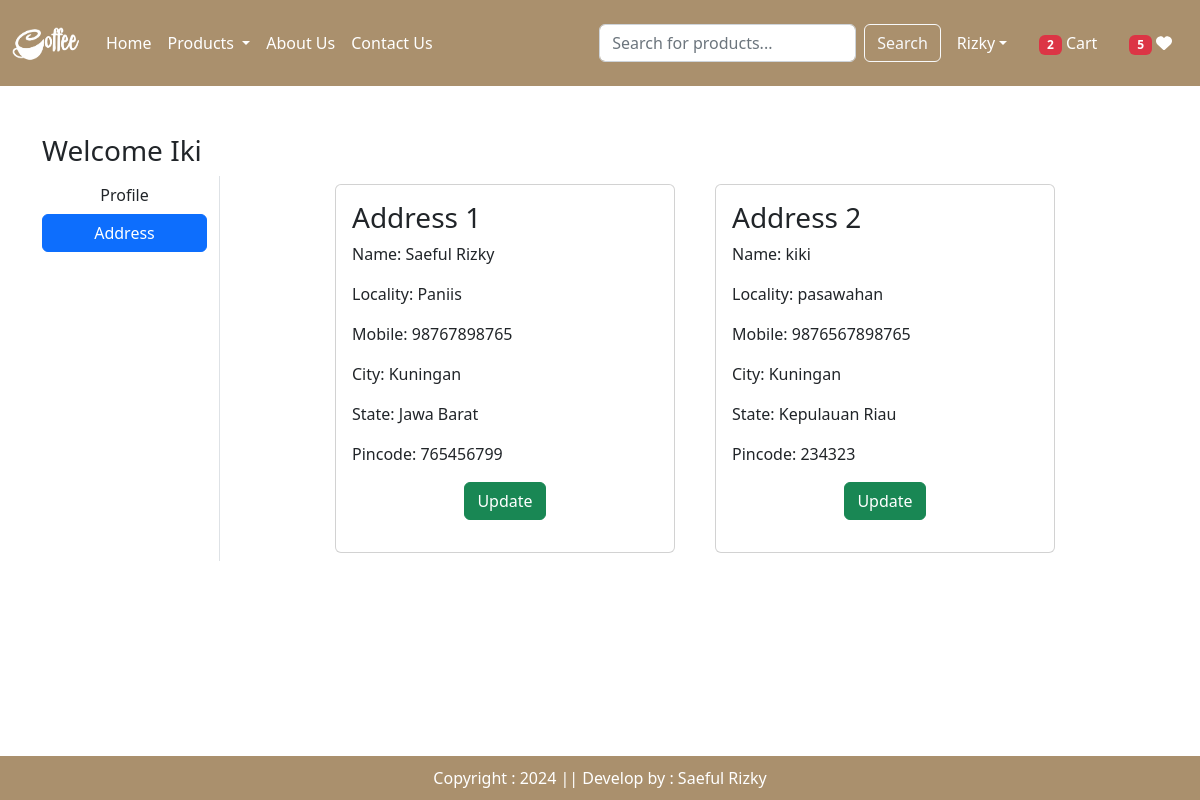
The page /address/ (signed in) on the database its author committed.
### app/models.py (models this page shows, shortened)
class Customer(models.Model):
    user = models.ForeignKey(User, on_delete=models.CASCADE)
    name = models.CharField(max_length=200)
    locality = models.CharField(max_length=200)
    city = models.CharField(max_length=50)
    mobile = models.IntegerField(default=0)
    zipcode = models.IntegerField()
    state = models.CharField(choices=STATE_CHOICES, max_length=100)

### app/views.py (the view)
# urls.py: path('address/', views.address, name='address'),
@login_required
def address(request):
    add = Customer.objects.filter(user=request.user)
    totalitem = 0
    wishitem = 0
    if request.user.is_authenticated:
        totalitem = len(Cart.objects.filter(user=request.user))
        wishitem = len(Wishlist.objects.filter(user=request.user))
    return render(request, 'app/address.html', locals())

### app/templates/app/address.html (shortened to what this page needs)
{% extends 'app/base.html' %}
{% load static %}
{% block main-content %}
<div class="container my-5">
    <div class="row">
        <h3>Welcome <span class="text-capitalize">{{request.user}}</span></h3>
        <div class="col-sm-2 border-end">
            <ul class="list-unstyled">
                <li class="d-grid"><a href="{% url 'profile' %}" class="btn">Profile</a></li>
                <li class="d-grid"><a href="{% url 'address' %}" class="btn btn-primary">Address</a></li>
            </ul>
        </div>
<div class="col-sm-8 offset-sm-1">
    <div class="row">
        {% for ad in add %}
        <div class="col-sm-6">
            <div class="card m-2">
                <div class="card-body">
                    <h3>Address {{ forloop.counter }}</h3>
                    <p>Name: {{ ad.name }}</p>
                    <p>Locality: {{ ad.locality }}</p>
                    <p>Mobile: {{ ad.mobile }}</p>
                    <p>City: {{ ad.city }}</p>
                    <p>State: {{ ad.state }}</p>
                    <p>Pincode: {{ ad.zipcode }}</p>
                    <p class="text-center"><a href="{% url 'updateAddress' pk=ad.id%}" type="button" class="btn btn-success">Update</a></p>
                </div>
            </div>
        </div>
        {% endfor %}
    </div>
{% endblock main-content %}

### app/static/app/css/style.css (style rules this page uses)
html, body { height: 100%; }

### rows shown on the page
Customer: name "Saeful Rizky", locality "Paniis", mobile "98767898765", city "Kuningan", state "Jawa Barat", zipcode "765456799"
Customer: name "kiki", locality "pasawahan", mobile "9876567898765", city "Kuningan", state "Kepulauan Riau", zipcode "234323"

### other values the page prints
{{ totalitem }} "2"
{{ wishitem }} "5"
{{ request.user }} "Iki"
